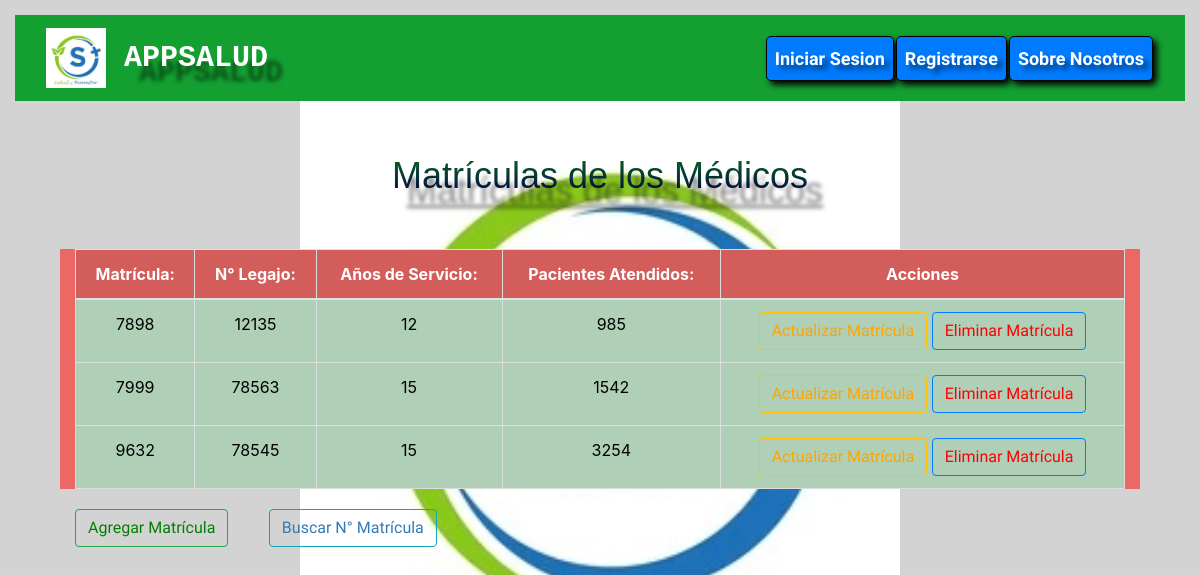
Page /matricula/ on the committed database.
### AppSalud/models.py (models this page shows, shortened)
class Matricula(models.Model):
    matricula = models.IntegerField(primary_key=True)
    numero_legajo = models.IntegerField(max_length=30)
    años_de_servicio = models.IntegerField(max_length=10)
    pacientes_atendidos = models.IntegerField(max_length=10)

### AppSalud/views.py (the view)
# urls.py: path('matricula/', views.mostrar_matricula, name='Matricula'),
def mostrar_matricula(request):
    matricula = Matricula.objects.all()
    context = {'matricula': matricula}
    return render(request, 'AppSalud/matricula.html', context=context)

### AppSalud/Templates/AppSalud/matricula.html (shortened to what this page needs)
{% extends "AppSalud/base.html" %}
{% load static %}
{% block codigoDinamico %}
<div class="container">
<body style='background-color: lightgrey;'>
    <div class="container">
        <br>
        <h1><u>Matrículas de los Médicos</u></h1>
        <br>
        <div class="container" style="background-color:#eb6864;">
            <table class="table table-active text-center">
                <thead>
                    <tr>
                        <th scope="col">Matrícula:</th>
                        <th scope="col">N° Legajo:</th>
                        <th scope="col">Años de Servicio:</th>
                        <th scope="col">Pacientes Atendidos:</th>
                        <th scope="col">Acciones</th>
                    </tr>
                </thead>
                <tbody>
                    {% for matricula in matricula %}
                    <tr class="table-success text-center">
                        <td>{{matricula.matricula}}</td>
                        <td>{{matricula.numero_legajo}}</td>
                        <td>{{matricula.años_de_servicio}}</td>
                        <td>{{matricula.pacientes_atendidos}}</td>
                        <td>
                            <button type="button" class="btn btn-outline-warning">
                                <a href="{% url 'Actualizar_Matricula' matricula_id=matricula.matricula %}" style='color: orange;'>Actualizar Matrícula</a>
                            </button>
                            <button type="button" class="btn btn-outline-primary">
                                <a href="{% url 'Eliminar_Matricula' matricula_id=matricula.matricula %}" style='color: red;'>Eliminar Matrícula</a>
                            </button>
                        </td>
                    </tr>
                    {% endfor %}
                </tbody>
            </table>
        </div>
        <div class="container">
            <button type="button" class="btn btn-outline-success">
                <a href="{% url 'Crear_Matricula' %}" style='color: green;'>Agregar Matrícula</a>
            </button>
            <button type="button" class="btn btn-outline-info">
                <a href="{% url 'Buscar_numero_matricula' %}" style='color: #337ab7;'>Buscar N° Matrícula</a>
            </button>
        </div>
    </div>
</body>
{% endblock %}

### AppSalud/static/styles.css (style rules this page uses)
body { background-image: url('salud.jpg'); background-size: 50%; background-position: center ; background-repeat: no-repeat; background-color: rgb(255, 255, 255); padding-left: 15px; padding-right: 15px; padding-top: 15px; padding-bottom: 15px; background-attachment:fixed; }
.container { margin-top: 5px; }
h1 { color: transparent; background: linear-gradient(0deg, #020457, #096b16); -webkit-background-clip: text; background-clip: text; font-size: 36px; text-shadow: 15px 15px 4px rgba(0, 0, 0, 0.5); font-family: 'Lucida Sans', 'Lucida Sans Regular', 'Lucida Grande', 'Lucida Sans Unicode', Geneva, Verdana, sans-serif; text-align: center; background-color: #131212; -webkit-background-clip: text; background-clip: text; }
.table { border-collapse: collapse; width: 100%; margin: 20px 0; font-size: 1rem; text-align: left; background-color: #ffffff; transition: transform 0.2s; }
.table th, .table td { padding: 12px; border: 1px solid #dddddd; }
.table th { background-color: #eb6864; color: white; }
.btn a { text-decoration: none; color: inherit; }

### rows in the picture
Matricula: matricula "7898", numero_legajo "12135", años_de_servicio "12", pacientes_atendidos "985"
Matricula: matricula "7999", numero_legajo "78563", años_de_servicio "15", pacientes_atendidos "1542"
Matricula: matricula "9632", numero_legajo "78545", años_de_servicio "15", pacientes_atendidos "3254"
